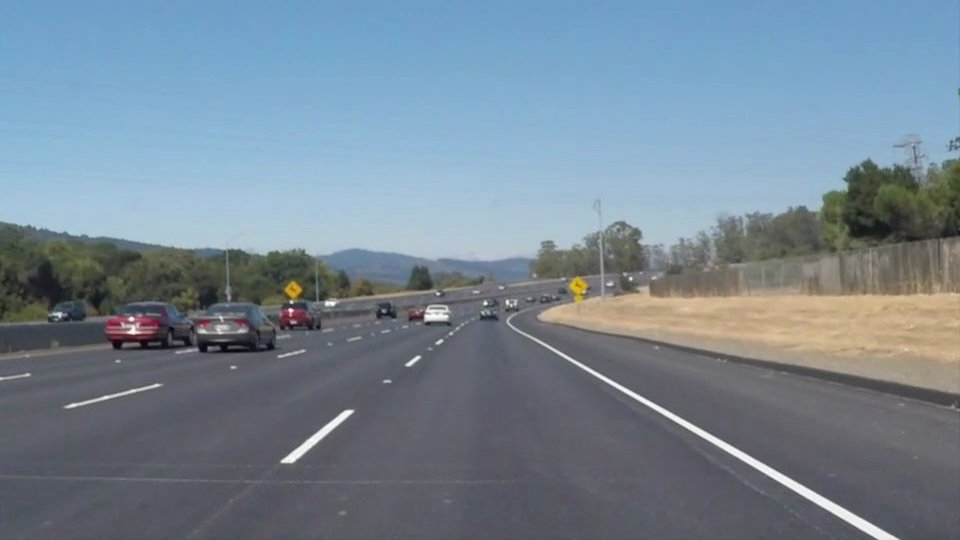
#> input picture 07_OpenCV_Python/data/Lane-Detection-Images/solidWhiteCurve.jpg, 960 x 540 px
$ python exercise_07.py --imagePath ../../07_OpenCV_Python/data/Lane-Detection-Images/solidWhiteCurve.jpg
#> lines starting #> are read from the running program, lines starting #| are printed output that depends on the picture; after the words box and inside, x2 and y2 are one past the last pixel; in counts of white or black regions, pixels touching at a corner belong together; pictures that were not available may be replaced by others from this repository, and a replacement may not be noted
### OpenCV_Python/utils.py
import cv2
import numpy as np


#########################################################################################


def imageProcessing(image) :
    result = imageCopy(image)
    return result


#########################################################################################


# [15 lines left out: function processSingleImage, not called in this run]

#########################################################################################


def processingSingleVideo(videoPath, outputPath) :
    Video(videoPath, outputPath)


def imageRead(imagePath, flag=cv2.IMREAD_UNCHANGED) :
    # If No Korea in Path
    # image = cv2.imread(imagePath, flag)

    # If Korean in Path
#> called with flag = -1
    imageArray = np.fromfile(imagePath, np.uint8)
    image = cv2.imdecode(imageArray, flag)
#> image is the input picture: shape (540, 960, 3); mean B, G, R 148.1, 134.5, 118.5

    # Deal with Error
    if image is not None :
        print("Image Opened")
        return image
    else :
        print("Image Not Opened")
        print("Program Abort")
        exit()


def imageShow(imageName, image, flag=cv2.WINDOW_AUTOSIZE) :
    # Show Image using GUI
    cv2.namedWindow(imageName, flag)
    cv2.imshow(imageName, image)
    cv2.waitKey()


def imageWrite(imageName, image) :
    # Save Image
    return cv2.imwrite(imageName, image)


def imageCopy(image) :
    # Copy Image (Call-By-Memory)
    return np.copy(image)


# [65 lines left out: functions Video, imageParameters, not called in this run]


def getPixel(image, x, y, c=None) :
    return image[y, x, c]


def setPixel(image, x, y, value, c=None) :
    image[y, x, c] = value
    return image


def CutRectROI(image, x1, y1, x2, y2) :
    return image[y1:y2, x1:x2]


# [26 lines left out: functions PasteRectROI, makeBlackImage, fillPolyROI, not called in this run]


def polyROI(image, points) :
    mask = fillPolyROI(image, points)
    return cv2.bitwise_and(image, mask)


def convertColor(image, flag=cv2.COLOR_BGR2GRAY) :
    return cv2.cvtColor(image, flag)


def splitImage(image) :
    return cv2.split(image)


def mergeImage(channel1, channel2, channel3) :
    return cv2.merge((channel1, channel2, channel3))


def rangeColor(image, lower, upper) :
    result = imageCopy(image)
    return cv2.inRange(result, lower, upper)


# [4 lines left out: function splitColor, not called in this run]


def drawLine(image, point1, point2, color=(255, 0, 0), thickness=3, lineType=cv2.LINE_AA) :
    result = imageCopy(image)
    return cv2.line(result, point1, point2, color, thickness, lineType)


def drawRect(image, point1, point2, color=(255, 0, 0), thickness=3, lineType=cv2.LINE_AA) :
    result = imageCopy(image)
    return cv2.rectangle(result, point1, point2, color, thickness, lineType)


def drawCircle(image, center, radius, color=(255, 0, 0), thickness=3, lineType=cv2.LINE_AA) :
    result = imageCopy(image)
    return cv2.circle(result, center, radius, color, thickness, lineType)


def drawEllipse(image, center, axis, angle, startAngle, endAngle, color=(255, 0, 0), thickness=3, lineType=cv2.LINE_AA) :
    result = imageCopy(image)
    return cv2.ellipse(result, center, axis, angle, startAngle, endAngle, color, thickness, lineType)


# [4 lines left out: function drawPolygon, not called in this run]


def drawText(image, text, point=(10, 10), font=cv2.FONT_HERSHEY_PLAIN, fontScale=2.0, color=(255,255,255), thickness=3, lineType=cv2.LINE_AA) :
    result = imageCopy(image)
    return cv2.putText(result, text, point, font, fontScale, color, thickness, lineType)


def addImage(image1, image2) :
    return cv2.add(image1, image2)


# [5 lines left out: function addWeightedImage, not called in this run]


def imageThreshold(image, thresh=128, maxval=255, type=cv2.THRESH_BINARY) :
    _, res = cv2.threshold(image, thresh=thresh, maxval=maxval, type=type)
    return res


def imageBlur(image, ksize) :
    size = ((ksize+1)*2 - 1, (ksize+1)*2 - 1)
    return cv2.blur(image, size)


def imageGaussianBlur(image, ksize, sigmaX, sigmaY) :
    size = ((ksize+1)*2 - 1, (ksize+1)*2 - 1)
    return cv2.GaussianBlur(image, ksize=size, sigmaX=sigmaX, sigmaY=sigmaY)


def imageMedianBlur(image, size) :
    ksize = (size+1)*2 - 1
    return cv2.medianBlur(image, ksize)


def imageBilateralFilter(image, size, sigmaColor, sigmaSpace) :
    d = (size+1)*2 - 1
    return cv2.bilateralFilter(image, d, sigmaColor=sigmaColor, sigmaSpace=sigmaSpace)


def imageFiltering(image, kernel, ddepth=-1) :
#> called with kernel = array of shape (3, 3), ddepth = -1
    return cv2.filter2D(image, ddepth, kernel)


def imageEdgePrewitt(image) :
    kernelX = np.array([[-1, 0, 1],
                         [-1, 0, 1],
                         [-1, 0, 1]], np.float32)
    kernelY = np.array([[-1, -1, -1],
                         [0, 0, 0],
                         [1, 1, 1]], np.float32)
    imageDeltaX = imageFiltering(image, kernelX)
    imageDeltaY = imageFiltering(image, kernelY)
    return imageDeltaX + imageDeltaY


def imageEdgeSobel(image) :
    imageDeltaX = cv2.Sobel(image, -1, 1, 0, ksize=3)
    imageDeltaY = cv2.Sobel(image, -1, 0, 1, ksize=3)
    return imageDeltaX + imageDeltaY


def imageEdgeScharr(image) :
    imageDeltaX = cv2.Scharr(image, -1, 1, 0)
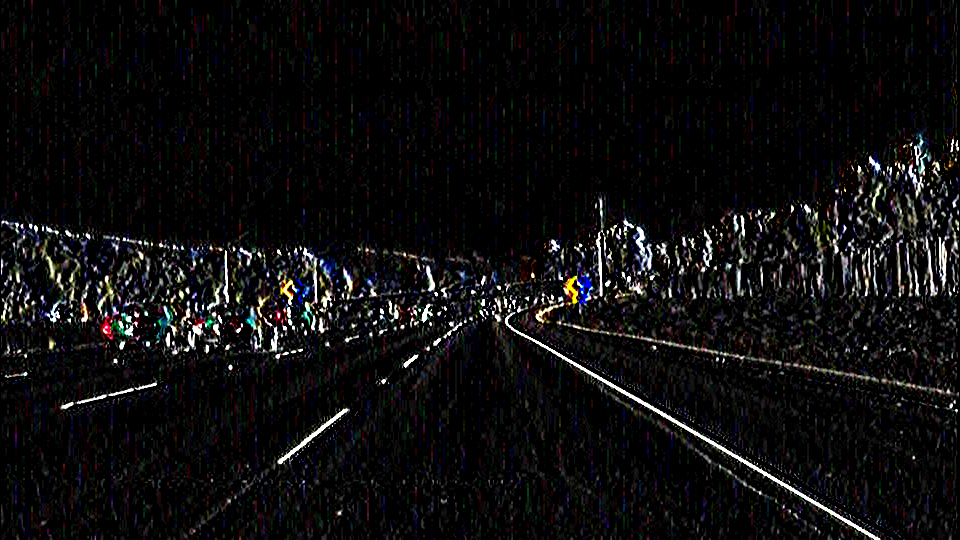
#> imageDeltaX: shape (540, 960, 3); mean B, G, R 14.1, 13.6, 14.2
    imageDeltaY = cv2.Scharr(image, -1, 0, 1)
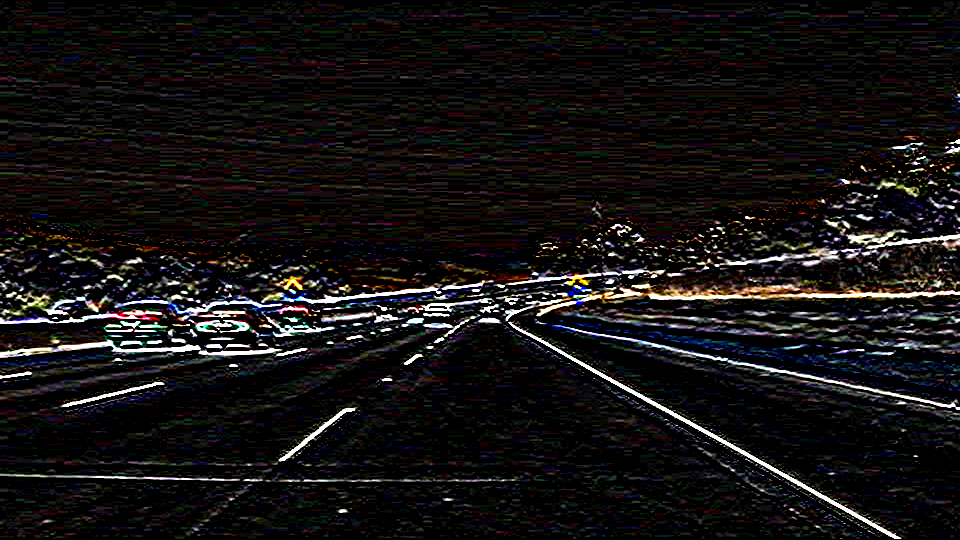
#> imageDeltaY: shape (540, 960, 3); mean B, G, R 19, 19, 21
    return imageDeltaX + imageDeltaY
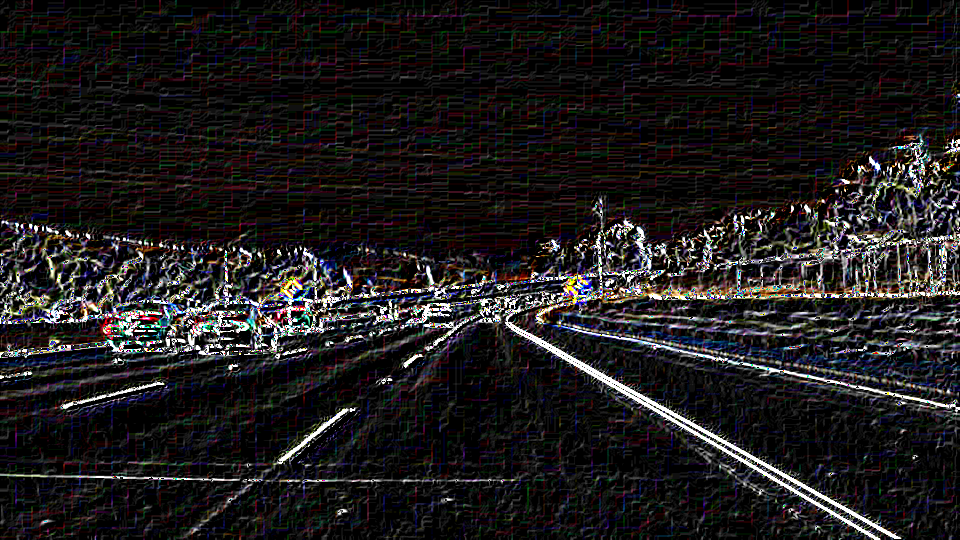
#> returned value: shape (540, 960, 3); mean of channels 0, 1, 2 28.6, 28.1, 30.4; drawn as B, G, R


def imageEdgeLaplacianCV(image) :
    return cv2.Laplacian(image, -1)
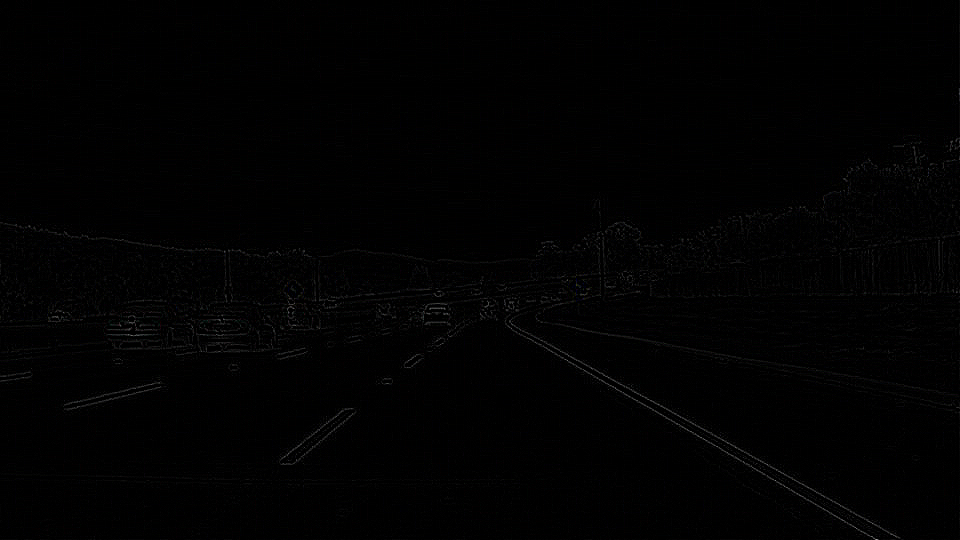
#> returned value: shape (540, 960, 3); mean of channels 0, 1, 2 1.6, 1.5, 1.5; drawn as B, G, R


# [14 lines left out: functions imageEdgeLaplacianFilter2D, imageEdgeLoG, not called in this run]


def cannyEdge(image, threshold1=100, threshold2=200) :
    return cv2.Canny(image, threshold1, threshold2)


# [48 lines left out: functions autoCanny, computeHist, histogramEqualize, not called in this run]


def imageDilation(image, kernel, iterations) :
    return cv2.dilate(image, kernel=kernel, iterations=iterations)


def imageErosion(image, kernel, iterations) :
    return cv2.erode(image, kernel=kernel, iterations=iterations)


# [17 lines left out: functions imageMorphologicalGradient, imageOpening, imageClosing, not called in this run]


def imageMorphologyKernel(flag=cv2.MORPH_RECT, size=5) :
    return cv2.getStructuringElement(flag, (size, size))


def imageMorphologyEx(image, op, kernel, iterations=1) :
    return cv2.morphologyEx(image, op=op, kernel=kernel, iterations=iterations)


# [40 lines left out: functions imageResize, imageTranslation, imageRotation, imageAffineTransformation, imagePerspectiveTransformation, not called in this run]


def houghLines(image, rho=1, theta=np.pi/180, threshold=100) :
    return cv2.HoughLines(image, rho, theta, threshold)


# [16 lines left out: function drawHoughLines, not called in this run]


def houghLinesP(image, rho=1.0, theta=np.pi/180, threshold=100, minLineLength=10, maxLineGap=100) :
    return cv2.HoughLinesP(image, rho, theta, threshold, minLineLength=minLineLength, maxLineGap=maxLineGap)


# [52 lines left out: functions drawHoughLinesP, splitTwoSideLines, splitOneSideLines, medianPoint, not called in this run]


def interpolate(x1, y1, x2, y2, y) :
    return int(float(y - y1) * float(x2-x1) / float(y2-y1) + x1)


# [30 lines left out: functions lineFittingOneSide, lineFitting, not called in this run]


def houghCircles(image, method=cv2.HOUGH_GRADIENT, dp = 1, minDist = 10, canny = 50, threshold = 30, minRadius = 0, maxRadius = 0) :
    circles = cv2.HoughCircles(image, method, dp, minDist, param1=canny, param2=threshold, minRadius=minRadius, maxRadius=maxRadius)
    return circles


# [11 lines left out: function drawHoughCircles, not called in this run]

### OpenCV_Python/Exercise-Basic/exercise_07.py
import argparse

from os import listdir
from os.path import join

import cv2
import numpy as np

from utils import imageRead, imageShow, imageEdgePrewitt, imageEdgeSobel, imageEdgeScharr, imageEdgeLaplacianCV, imageThreshold


#########################################################################################


def main(opt) :
    # Search for All images
    imageNameList = listdir(opt.imagePath)

    # Load Images
    for imageName in imageNameList :
        # Get Full Image Path
        imagePath = join(opt.imagePath, imageName)

        # Load Image
        image = imageRead(imagePath)

        # Apply Edge Filter
        edgePrewitt = imageEdgePrewitt(image)
        edgeSobel = imageEdgeSobel(image)
        edgeScharr = imageEdgeScharr(image)
        edgeLap = imageEdgeLaplacianCV(image)

        # Threshold
        edgePrewitt = imageThreshold(edgePrewitt)
        edgeSobel = imageThreshold(edgeSobel)
        edgeScharr = imageThreshold(edgeScharr)
#> call 3 of imageThreshold, with thresh = 128, maxval = 255, type = 0
#> in imageThreshold (call 3), `_, res = cv2.threshold(image, thresh=thresh, maxval=maxval, type=type)`:
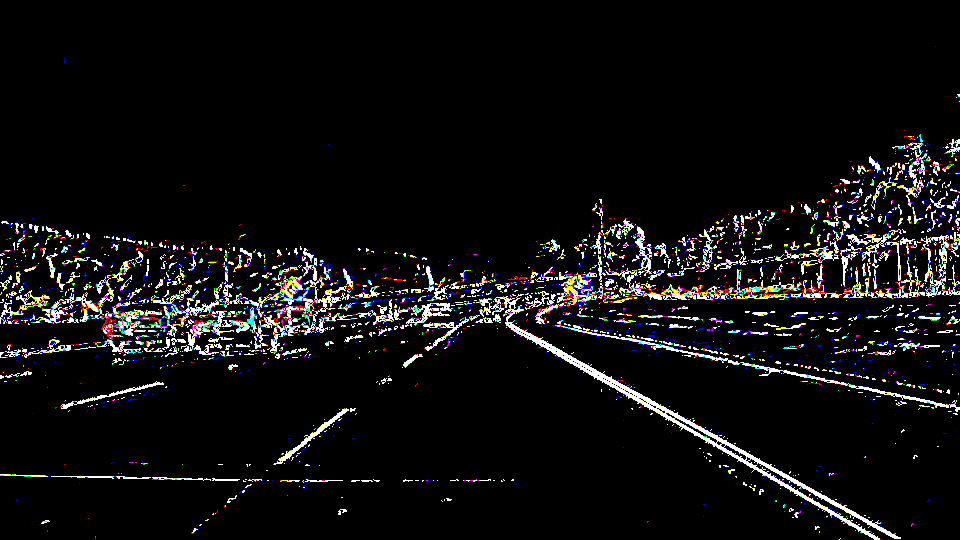
#> res: shape (540, 960, 3); mean B, G, R 15.3, 15.2, 15.7
        edgeLap = imageThreshold(edgeLap)
#> in imageThreshold (call 4), `_, res = cv2.threshold(image, thresh=thresh, maxval=maxval, type=type)`: res: shape (540, 960, 3); 0% white in thin lines or dots, all inside (x1, y1, x2, y2) = (876, 539, 877, 540)

        # Min-Max Norm [0,1]
        maskPrewitt = edgePrewitt/255
        maskSobel = edgeSobel/255
        maskScharr = edgeScharr/255
        maskLap = edgeLap/255

        # output = input*(1-mask) + edge
        imagePrewitt = np.clip(image*(1-maskPrewitt) + edgePrewitt, 0, 255).astype(np.uint8)
        imageSobel = np.clip(image*(1-maskSobel) + edgeSobel, 0, 255).astype(np.uint8)
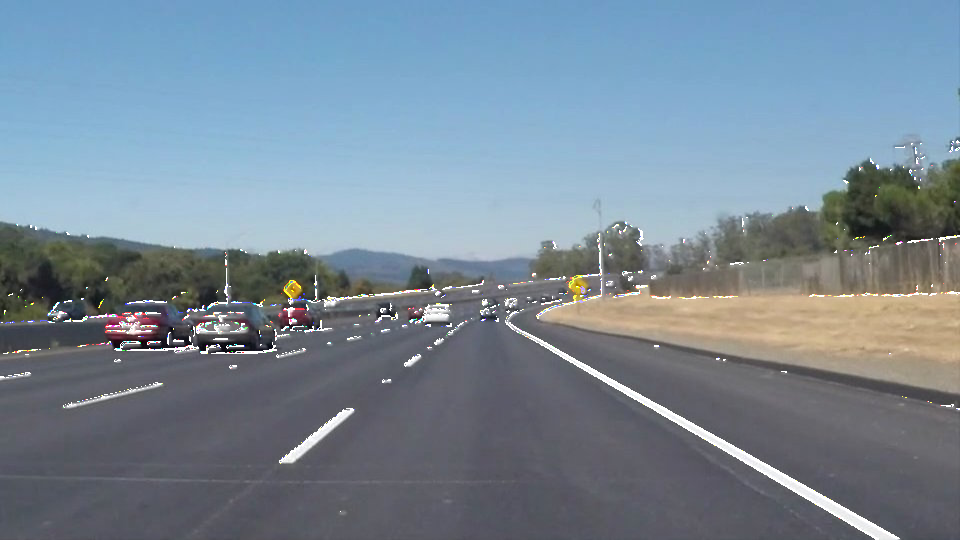
#> imageSobel: shape (540, 960, 3); mean B, G, R 149.9, 136.3, 120.4
        imageScharr = np.clip(image*(1-maskScharr) + edgeScharr, 0, 255).astype(np.uint8)
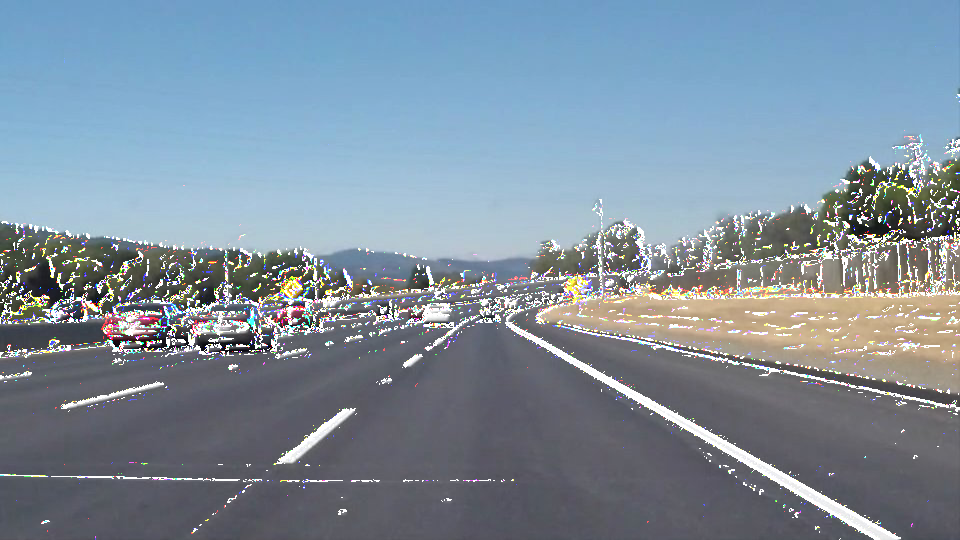
#> imageScharr: shape (540, 960, 3); mean B, G, R 156.7, 142.9, 127
        imageLap = np.clip(image*(1-maskLap) + edgeLap, 0, 255).astype(np.uint8)

        # Show Results
        imageShow("Prewitt", imagePrewitt)
        imageShow("Sobel", imageSobel)
        imageShow("Scharr", imageScharr)
        imageShow("Laplacian", imageLap)


#########################################################################################


if __name__ == "__main__" :
    # Add Arguments
    parser = argparse.ArgumentParser()
    parser.add_argument("--imagePath", type=str, required=True, help="path of images")
    opt = parser.parse_args()

    # Excute Main Function
    main(opt)
